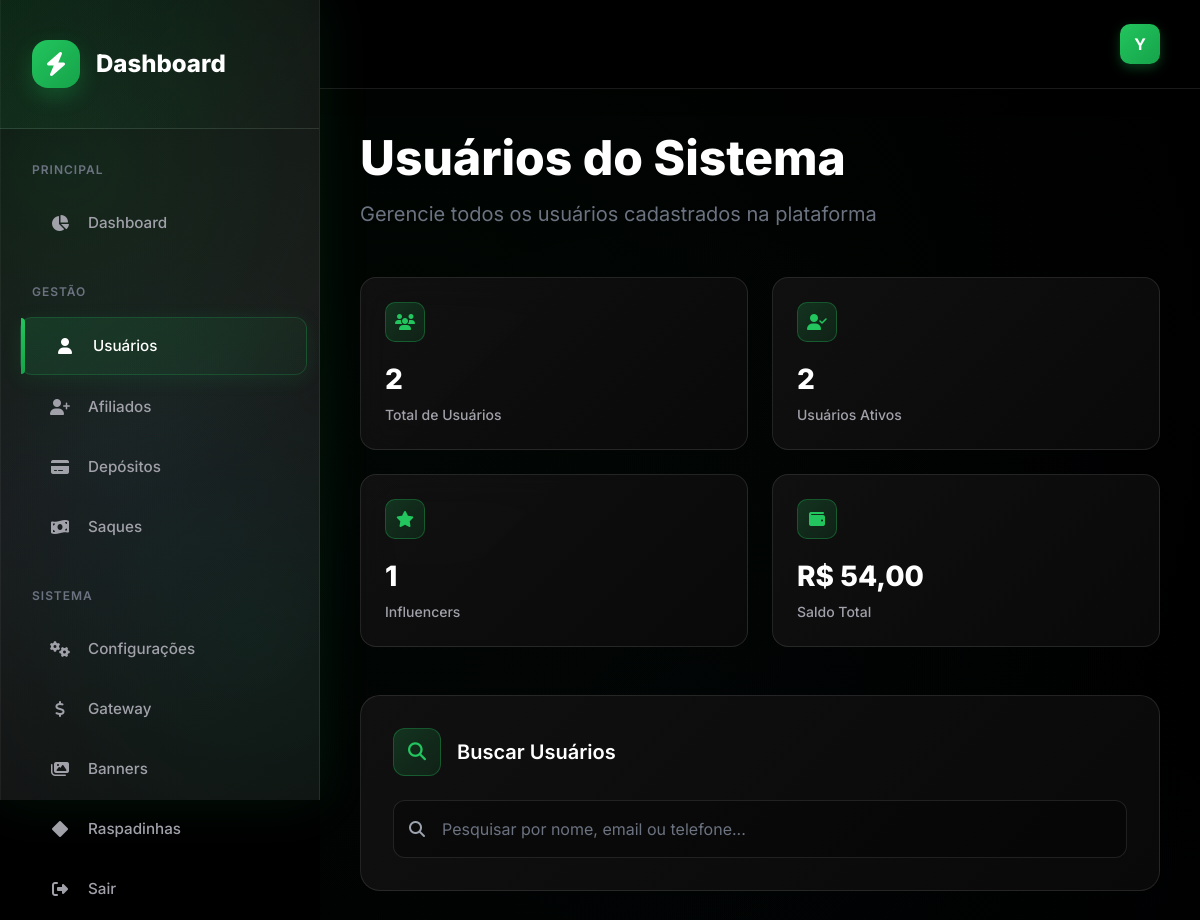
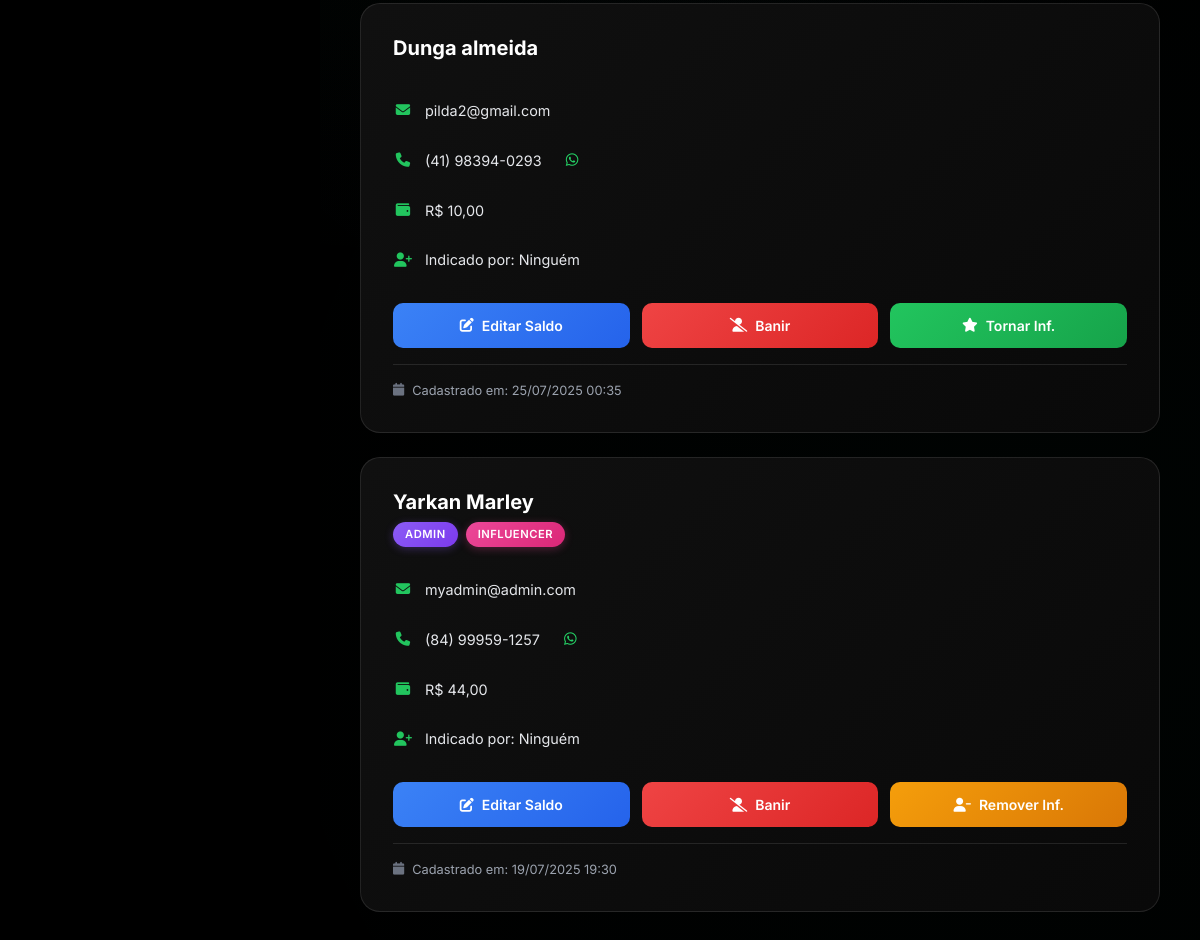
The app's page /admin/usuarios.php (signed in) with its own data (2 pictures, top to bottom).
### tables this page shows
CREATE TABLE `usuarios` (
  `id` int NOT NULL AUTO_INCREMENT,
  `nome` varchar(100) NOT NULL,
  `telefone` varchar(20) NOT NULL,
  `email` varchar(100) NOT NULL,
  `senha` varchar(255) NOT NULL,
  `saldo` decimal(10,2) DEFAULT '0.00',
  `indicacao` varchar(100) DEFAULT NULL,
  `comissao_cpa` float DEFAULT '0',
  `comissao_revshare` float DEFAULT '0',
  `banido` tinyint(1) DEFAULT '0',
  `admin` int DEFAULT '0',
  `created_at` datetime DEFAULT CURRENT_TIMESTAMP,
  `updated_at` datetime DEFAULT CURRENT_TIMESTAMP ON UPDATE CURRENT_TIMESTAMP,
  `influencer` tinyint(1) NOT NULL DEFAULT '0',
  PRIMARY KEY (`id`),
  UNIQUE KEY `email` (`email`)
);

### admin/usuarios.php (the view, shortened to what this page needs)
<?php
include '../conexao.php';
$usuarioId = $_SESSION['usuario_id'];
$admin = ($stmt = $pdo->prepare("SELECT admin FROM usuarios WHERE id = ?"))->execute([$usuarioId]) ? $stmt->fetchColumn() : null;
$nome = ($stmt = $pdo->prepare("SELECT nome FROM usuarios WHERE id = ?"))->execute([$usuarioId]) ? $stmt->fetchColumn() : null;
$nome = $nome ? explode(' ', $nome)[0] : null;
$search = isset($_GET['search']) ? $_GET['search'] : '';
$query = "SELECT u.*, ui.email as email_indicador FROM usuarios u LEFT JOIN usuarios ui ON u.indicacao = ui.id WHERE 1=1";
$query .= " ORDER BY u.created_at DESC";
$stmt = $pdo->prepare($query);
$stmt->execute();
$usuarios = $stmt->fetchAll(PDO::FETCH_ASSOC);
$total_usuarios = count($usuarios);
$usuarios_ativos = array_filter($usuarios, function($u) { return $u['banido'] == 0; });
$influencers = array_filter($usuarios, function($u) { return $u['influencer'] == 1; });
$total_saldo = array_sum(array_column($usuarios, 'saldo'));
?>
<!DOCTYPE html>
<html lang="pt-BR">
<head>
    <script src="https://cdn.tailwindcss.com"></script>
    <link rel="stylesheet" href="https://cdnjs.cloudflare.com/ajax/libs/font-awesome/6.5.1/css/all.min.css">
    <link href="https://cdn.jsdelivr.net/npm/notiflix@3.2.8/src/notiflix.min.css" rel="stylesheet">
</head>
<body>
    <aside class="sidebar" id="sidebar">
        <div class="sidebar-header">
            <a href="#" class="logo">
                <div class="logo-icon">
                    <i class="fas fa-bolt"></i>
                </div>
                <div class="logo-text">
                    <div class="logo-title">Dashboard</div>
                </div>
            </a>
       </div>
       <nav class="nav-menu">
            <div class="nav-section">
                <div class="nav-section-title">Principal</div>
                <a href="index.php" class="nav-item">
                    <div class="nav-icon"><i class="fas fa-chart-pie"></i></div>
                    <div class="nav-text">Dashboard</div>
                </a>
            </div>
            <div class="nav-section">
                <div class="nav-section-title">Gestão</div>
                <a href="usuarios.php" class="nav-item active">
                    <div class="nav-icon"><i class="fas fa-user"></i></div>
                    <div class="nav-text">Usuários</div>
                </a>
                <a href="afiliados.php" class="nav-item">
                    <div class="nav-icon"><i class="fas fa-user-plus"></i></div>
                    <div class="nav-text">Afiliados</div>
                </a>
                <a href="depositos.php" class="nav-item">
                    <div class="nav-icon"><i class="fas fa-credit-card"></i></div>
                    <div class="nav-text">Depósitos</div>
                </a>
                <a href="saques.php" class="nav-item">
                    <div class="nav-icon"><i class="fas fa-money-bill-wave"></i></div>
                    <div class="nav-text">Saques</div>
                </a>
            </div>
            <div class="nav-section">
                <div class="nav-section-title">Sistema</div>
                <a href="config.php" class="nav-item">
                    <div class="nav-icon"><i class="fas fa-cogs"></i></div>
                    <div class="nav-text">Configurações</div>
                </a>
                <a href="gateway.php" class="nav-item">
                    <div class="nav-icon"><i class="fas fa-usd"></i></div>
                    <div class="nav-text">Gateway</div>
                </a>
                <a href="banners.php" class="nav-item">
                    <div class="nav-icon"><i class="fas fa-images"></i></div>
                    <div class="nav-text">Banners</div>
                </a>
                <a href="cartelas.php" class="nav-item">
                    <div class="nav-icon"><i class="fas fa-diamond"></i></div>
                    <div class="nav-text">Raspadinhas</div>
                </a>
                <a href="../logout" class="nav-item">
                    <div class="nav-icon"><i class="fas fa-sign-out-alt"></i></div>
                    <div class="nav-text">Sair</div>
                </a>
            </div>
        </nav>
    </aside>
    <main class="main-content" id="mainContent">
        <header class="header">
            <div class="header-content">
                <div class="header-actions">
                    <div class="user-avatar">
                        <?= strtoupper(substr($nome, 0, 1)) ?>
                    </div>
                </div>
            </div>
        </header>
        <div class="page-content">
            <section class="welcome-section">
                <h2 class="welcome-title">Usuários do Sistema</h2>
                <p class="welcome-subtitle">Gerencie todos os usuários cadastrados na plataforma</p>
            </section>
            <section class="stats-grid">
                <div class="mini-stat-card">
                    <div class="mini-stat-header">
                        <div class="mini-stat-icon">
                            <i class="fas fa-users"></i>
                        </div>
                    </div>
                    <div class="mini-stat-value"><?= number_format($total_usuarios, 0, ',', '.') ?></div>
                    <div class="mini-stat-label">Total de Usuários</div>
                </div>
                <div class="mini-stat-card">
                    <div class="mini-stat-header">
                        <div class="mini-stat-icon">
                            <i class="fas fa-user-check"></i>
                        </div>
                    </div>
                    <div class="mini-stat-value"><?= number_format(count($usuarios_ativos), 0, ',', '.') ?></div>
                    <div class="mini-stat-label">Usuários Ativos</div>
                </div>
                <div class="mini-stat-card">
                    <div class="mini-stat-header">
                        <div class="mini-stat-icon">
                            <i class="fas fa-star"></i>
                        </div>
                    </div>
                    <div class="mini-stat-value"><?= number_format(count($influencers), 0, ',', '.') ?></div>
                    <div class="mini-stat-label">Influencers</div>
                </div>
                <div class="mini-stat-card">
                    <div class="mini-stat-header">
                        <div class="mini-stat-icon">
                            <i class="fas fa-wallet"></i>
                        </div>
                    </div>
                    <div class="mini-stat-value">R$ <?= number_format($total_saldo, 2, ',', '.') ?></div>
                    <div class="mini-stat-label">Saldo Total</div>
                </div>
            </section>
            <section class="search-section">
                <div class="search-header">
                    <div class="search-icon-container">
                        <i class="fas fa-search"></i>
                    </div>
                    <h3 class="search-title">Buscar Usuários</h3>
                </div>
                <form method="GET">
                    <div class="search-container">
                        <i class="fa-solid fa-search search-icon"></i>
                        <input type="text" name="search" value="<?= htmlspecialchars($search) ?>"
                               class="search-input"
                               placeholder="Pesquisar por nome, email ou telefone..."
                               onchange="this.form.submit()">
                    </div>
                </form>
            </section>
            <section>
                <?php if (empty($usuarios)): ?>
                    <div class="empty-state">
                        <i class="fas fa-users"></i>
                        <h3>Nenhum usuário encontrado</h3>
                        <p>Tente ajustar os filtros de busca ou verificar se há usuários cadastrados</p>
                    </div>
                <?php else: ?>
                    <div class="users-grid">
                        <?php foreach ($usuarios as $usuario): ?>
                            <?php
                            $telefone = $usuario['telefone'];
                            if (strlen($telefone) == 11) {
                                $telefoneFormatado = '('.substr($telefone, 0, 2).') '.substr($telefone, 2, 5).'-'.substr($telefone, 7);
                            } else {
                                $telefoneFormatado = $telefone;
                            }
                            $whatsappLink = 'https://wa.me/55'.preg_replace('/[^0-9]/', '', $usuario['telefone']);
                            ?>
                            <div class="user-card">
                                <div class="user-header">
                                    <div>
                                        <h3 class="user-name"><?= htmlspecialchars($usuario['nome']) ?></h3>
                                        <div class="user-badges">
                                            <?php if ($usuario['admin'] == 1): ?>
                                                <span class="badge admin">Admin</span>
                                            <?php endif; ?>
                                            <?php if ($usuario['influencer'] == 1): ?>
                                                <span class="badge influencer">Influencer</span>
                                            <?php endif; ?>
                                        </div>
                                    </div>
                                </div>
                                <div class="user-info">
                                    <div class="info-item">
                                        <i class="fa-solid fa-envelope info-icon"></i>
                                        <span><?= htmlspecialchars($usuario['email']) ?></span>
                                    </div>
                                    <div class="info-item">
                                        <i class="fa-solid fa-phone info-icon"></i>
                                        <span><?= $telefoneFormatado ?></span>
                                        <a href="<?= $whatsappLink ?>" target="_blank" class="whatsapp-link">
                                            <i class="fa-brands fa-whatsapp"></i>
                                        </a>
                                    </div>
                                    <div class="info-item">
                                        <i class="fa-solid fa-wallet info-icon"></i>
                                        <span>R$ <?= number_format($usuario['saldo'], 2, ',', '.') ?></span>
                                    </div>
                                    <div class="info-item">
                                        <i class="fa-solid fa-user-plus info-icon"></i>
                                        <span>Indicado por: <?= $usuario['email_indicador'] ? htmlspecialchars($usuario['email_indicador']) : 'Ninguém' ?></span>
                                    </div>
                                </div>
                                <div class="action-buttons">
                                    <button onclick="abrirModalEditarSaldo('<?= $usuario['id'] ?>', '<?= number_format($usuario['saldo'], 2, '.', '') ?>')"
                                            class="action-btn btn-balance">
                                        <i class="fa-solid fa-edit"></i>
                                        Editar Saldo
                                    </button>
                                    <a href="?toggle_banido&id=<?= $usuario['id'] ?>"
                                       class="action-btn <?= $usuario['banido'] ? 'btn-unban' : 'btn-ban' ?>">
                                        <i class="fa-solid fa-<?= $usuario['banido'] ? 'user-check' : 'user-slash' ?>"></i>
                                        <?= $usuario['banido'] ? 'Desbanir' : 'Banir' ?>
                                    </a>
                                    <a href="?toggle_influencer&id=<?= $usuario['id'] ?>"
                                       class="action-btn <?= $usuario['influencer'] ? 'btn-remove-inf' : 'btn-influencer' ?>">
                                        <i class="fa-solid fa-<?= $usuario['influencer'] ? 'user-minus' : 'star' ?>"></i>
                                        <?= $usuario['influencer'] ? 'Remover Inf.' : 'Tornar Inf.' ?>
                                    </a>
                                </div>
                                <div class="user-meta">
                                    <i class="fa-solid fa-calendar"></i>
                                    <span>Cadastrado em: <?= date('d/m/Y H:i', strtotime($usuario['created_at'])) ?></span>
                                </div>
                            </div>
                        <?php endforeach; ?>
                    </div>
                <?php endif; ?>
            </section>
        </div>
    </main>
</body>
</html>

### records on screen
usuarios: nome "Y", nome "Yarkan Marley", admin "ADMIN", influencer "INFLUENCER", email "myadmin@admin.com", telefone "(84) 99959-1257", saldo "44,00", banido 0 (drawn), created_at "19/07/2025 19:30"
usuarios: nome "Dunga almeida", email "pilda2@gmail.com", telefone "(41) 98394-0293", saldo "10,00", banido 0 (drawn), influencer 0 (drawn), created_at "25/07/2025 00:35"

### other values on screen
$total_usuarios "2"
count($usuarios_ativos) "2"
count($influencers) "1"
$total_saldo "54,00"
